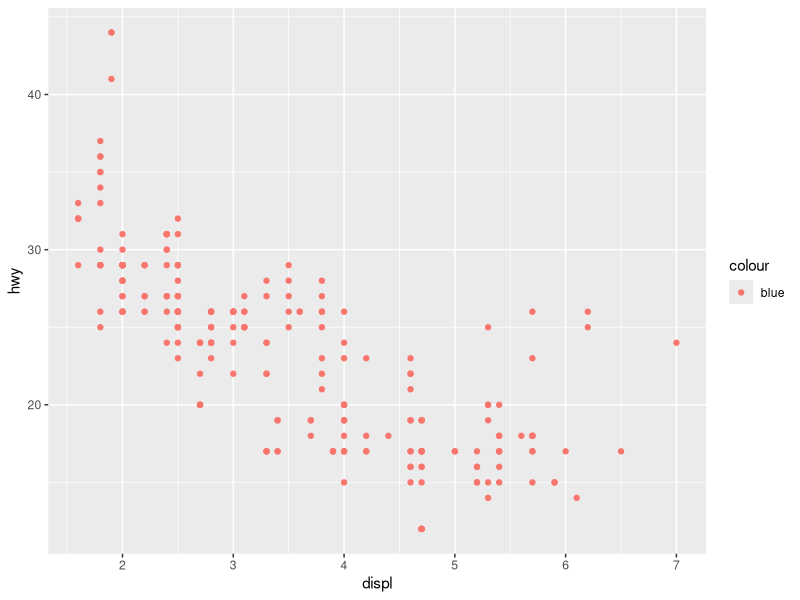
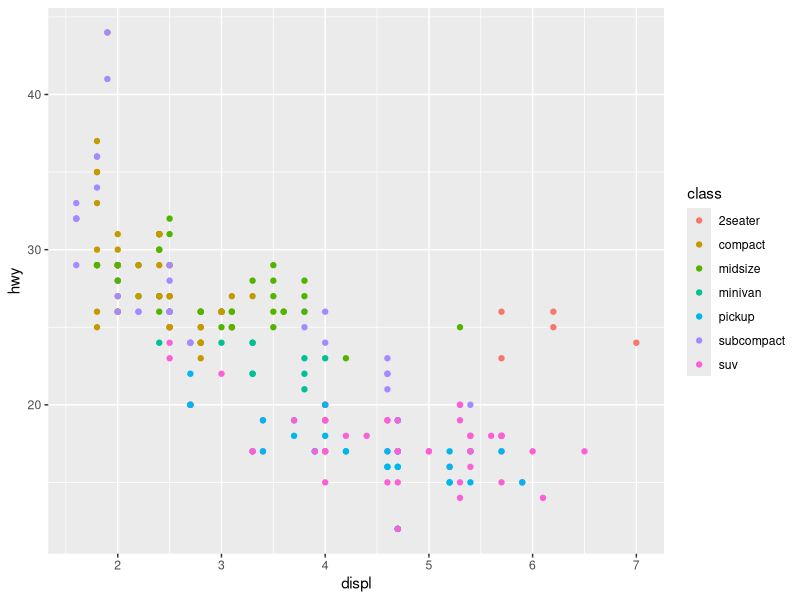
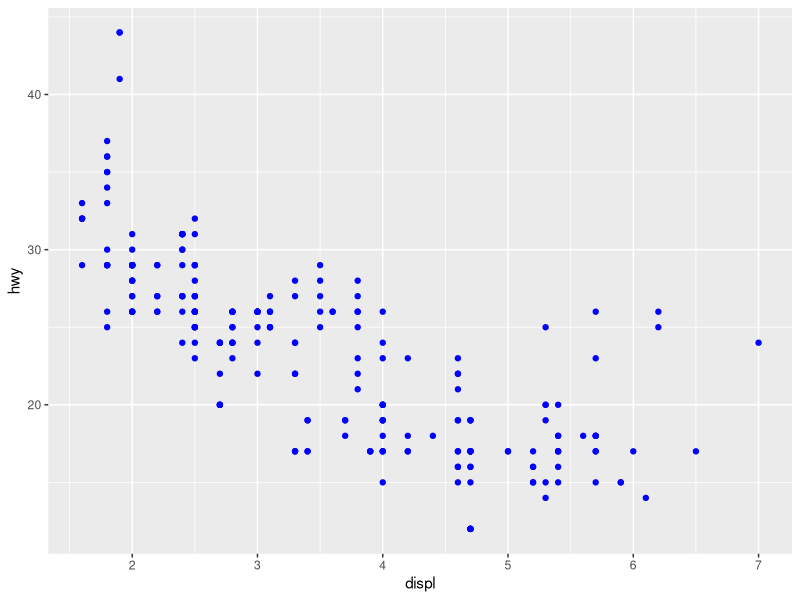

The R script that drew these images, in order:
## ---- chunk 1
library(tidyverse)
## ---- chunk 2

## ---- chunk 3
ggplot(data = mpg) + 
    geom_point(mapping = aes(x = displ, y = hwy, color = "blue"))
## ---- chunk 4
ggplot(data = mpg) + 
    geom_point(mapping = aes(x = displ, y = hwy, color = class))
## ---- chunk 5
ggplot(data = mpg) + 
    geom_point(mapping = aes(x = displ, y = hwy), color = "blue")
